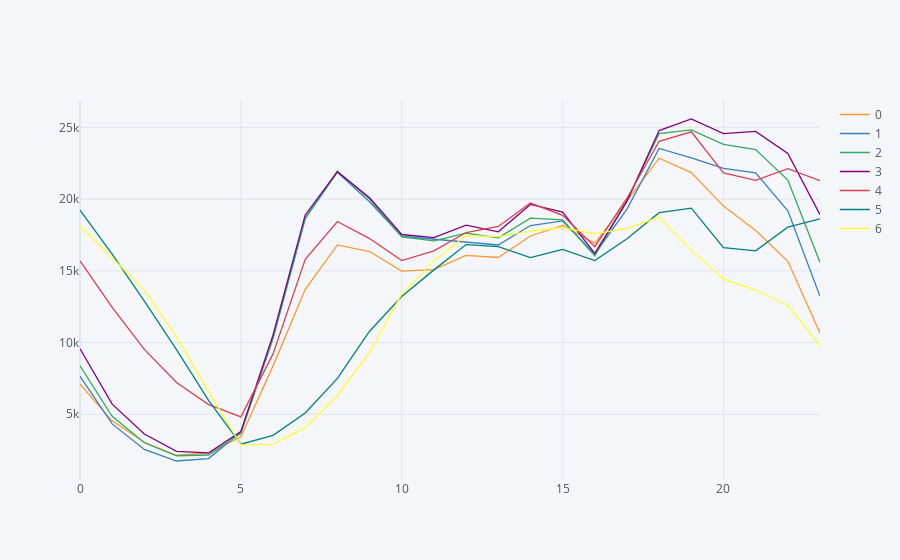

The notebook cell saved with this chart:
### Code cell
df.groupby(['hour', 'weekday'])['cnt'].mean().unstack().iplot()
# 요일-시간대별 평균 콜수 비교

### Figure 1 — Plotly figure (JSON) as saved in the notebook; plotly's stock layout.template omitted (floating-point values rounded to 4 significant figures)
{"data": [{"line": {"color": "rgba(255, 153, 51, 1.0)", "dash": "solid", "shape": "linear", "width": 1.3}, "mode": "lines", "name": "0", "text": "", "type": "scatter", "x": [0, 1, 2, 3, 4, 5, 6, 7, 8, 9, 10, 11, 12, 13, 14, 15, 16, 17, 18, 19, 20, 21, 22, 23], "y": [7091.0, 4543.0, 3047.0, 2142.0, 2309.0, 3422.0, 8373.0, 13710.0, 16810.0, 16350.0, 14980.0, 15080.0, 16070.0, 15930.0, 17430, 18166, 16914, 19892, 22852, 21840.0, 19510.0, 17811, 15667, 10650.0]}, {"line": {"color": "rgba(55, 128, 191, 1.0)", "dash": "solid", "shape": "linear", "width": 1.3}, "mode": "lines", "name": "1", "text": "", "type": "scatter", "x": [0, 1, 2, 3, 4, 5, 6, 7, 8, 9, 10, 11, 12, 13, 14, 15, 16, 17, 18, 19, 20, 21, 22, 23], "y": [7648.0, 4326.0, 2547.0, 1740.0, 1912.0, 3776.0, 10306, 18641, 21880.0, 19820.0, 17409, 17190.0, 16980.0, 16800.0, 18157, 18480.0, 16170.0, 19310.0, 23540.0, 22870.0, 22140.0, 21824, 19185, 13220.0]}, {"line": {"color": "rgba(50, 171, 96, 1.0)", "dash": "solid", "shape": "linear", "width": 1.3}, "mode": "lines", "name": "2", "text": "", "type": "scatter", "x": [0, 1, 2, 3, 4, 5, 6, 7, 8, 9, 10, 11, 12, 13, 14, 15, 16, 17, 18, 19, 20, 21, 22, 23], "y": [8371.0, 4855, 3010.0, 2107.0, 2159.0, 3667, 10290.0, 18700.0, 21950.0, 20000, 17360.0, 17090.0, 17630.0, 17300.0, 18668, 18550, 16036, 19900.0, 24574, 24820.0, 23820.0, 23450.0, 21330, 15590.0]}, {"line": {"color": "rgba(128, 0, 128, 1.0)", "dash": "solid", "shape": "linear", "width": 1.3}, "mode": "lines", "name": "3", "text": "", "type": "scatter", "x": [0, 1, 2, 3, 4, 5, 6, 7, 8, 9, 10, 11, 12, 13, 14, 15, 16, 17, 18, 19, 20, 21, 22, 23], "y": [9568.0, 5706.0, 3616.0, 2409, 2310.0, 3790, 10530.0, 18900.0, 21910.0, 20096, 17530.0, 17315, 18184, 17720.0, 19630.0, 19088, 16220.0, 19841, 24780.0, 25590.0, 24560.0, 24720.0, 23180, 18910.0]}, {"line": {"color": "rgba(219, 64, 82, 1.0)", "dash": "solid", "shape": "linear", "width": 1.3}, "mode": "lines", "name": "4", "text": "", "type": "scatter", "x": [0, 1, 2, 3, 4, 5, 6, 7, 8, 9, 10, 11, 12, 13, 14, 15, 16, 17, 18, 19, 20, 21, 22, 23], "y": [15690.0, 12450.0, 9522.0, 7214.0, 5671.0, 4814.0, 9207.0, 15800.0, 18440.0, 17250.0, 15710.0, 16390.0, 17670, 18095, 19724, 18860.0, 16690.0, 20060.0, 24030.0, 24690.0, 21820.0, 21310.0, 22126, 21290.0]}, {"line": {"color": "rgba(0, 128, 128, 1.0)", "dash": "solid", "shape": "linear", "width": 1.3}, "mode": "lines", "name": "5", "text": "", "type": "scatter", "x": [0, 1, 2, 3, 4, 5, 6, 7, 8, 9, 10, 11, 12, 13, 14, 15, 16, 17, 18, 19, 20, 21, 22, 23], "y": [19230.0, 16160.0, 12890.0, 9500.0, 5956.0, 2908.0, 3529.0, 5090.0, 7501.0, 10790.0, 13210.0, 15070.0, 16830.0, 16693, 15930.0, 16500.0, 15710, 17230.0, 19050.0, 19370.0, 16620.0, 16393, 18040.0, 18620.0]}, {"line": {"color": "rgba(255, 255, 51, 1.0)", "dash": "solid", "shape": "linear", "width": 1.3}, "mode": "lines", "name": "6", "text": "", "type": "scatter", "x": [0, 1, 2, 3, 4, 5, 6, 7, 8, 9, 10, 11, 12, 13, 14, 15, 16, 17, 18, 19, 20, 21, 22, 23], "y": [18140.0, 15913, 13659, 10390.0, 6542, 2863.0, 2921.0, 4067.0, 6307.0, 9337.0, 13380.0, 15710.0, 17460.0, 17380.0, 17770.0, 18016, 17599, 17940.0, 18740.0, 16440.0, 14420.0, 13660.0, 12600.0, 9756.0]}], "layout": {"legend": {"bgcolor": "#F5F6F9", "font": {"color": "#4D5663"}}, "paper_bgcolor": "#F5F6F9", "plot_bgcolor": "#F5F6F9", "title": {"font": {"color": "#4D5663"}}, "xaxis": {"gridcolor": "#E1E5ED", "showgrid": true, "tickfont": {"color": "#4D5663"}, "title": {"font": {"color": "#4D5663"}, "text": ""}, "zerolinecolor": "#E1E5ED"}, "yaxis": {"gridcolor": "#E1E5ED", "showgrid": true, "tickfont": {"color": "#4D5663"}, "title": {"font": {"color": "#4D5663"}, "text": ""}, "zerolinecolor": "#E1E5ED"}}}
